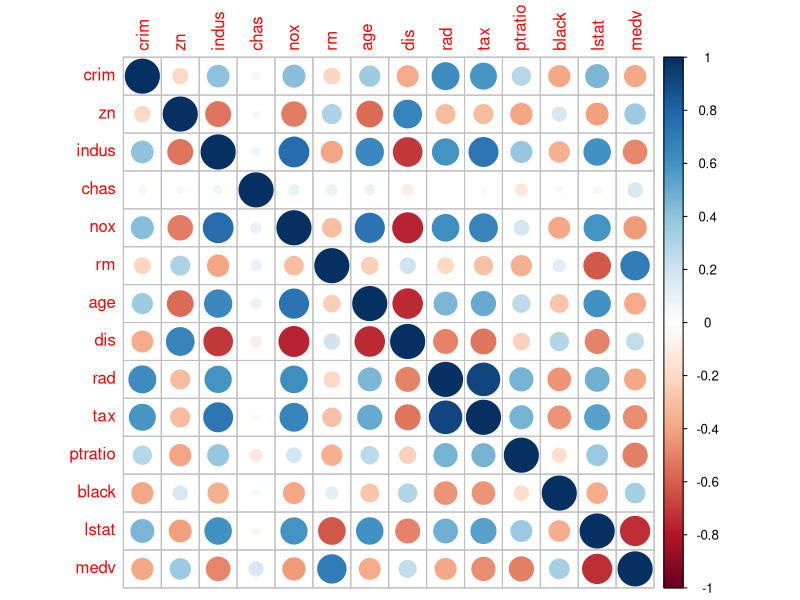
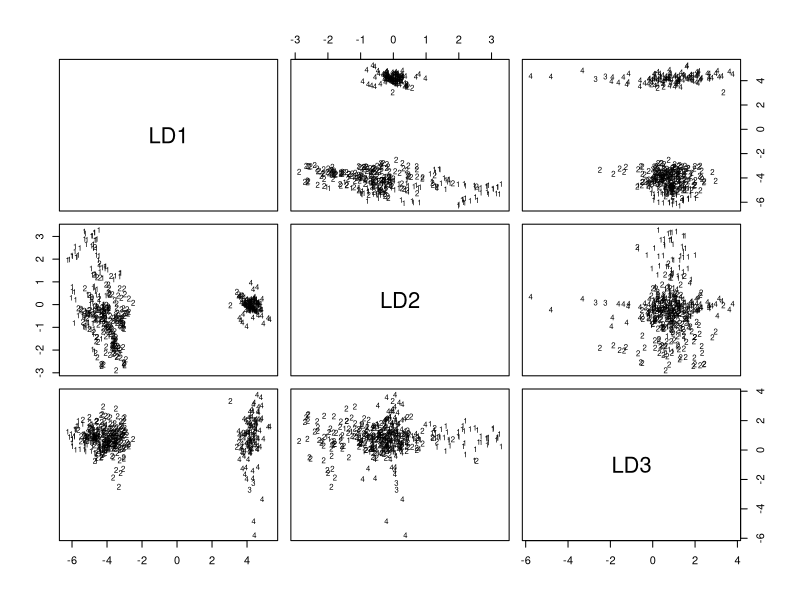
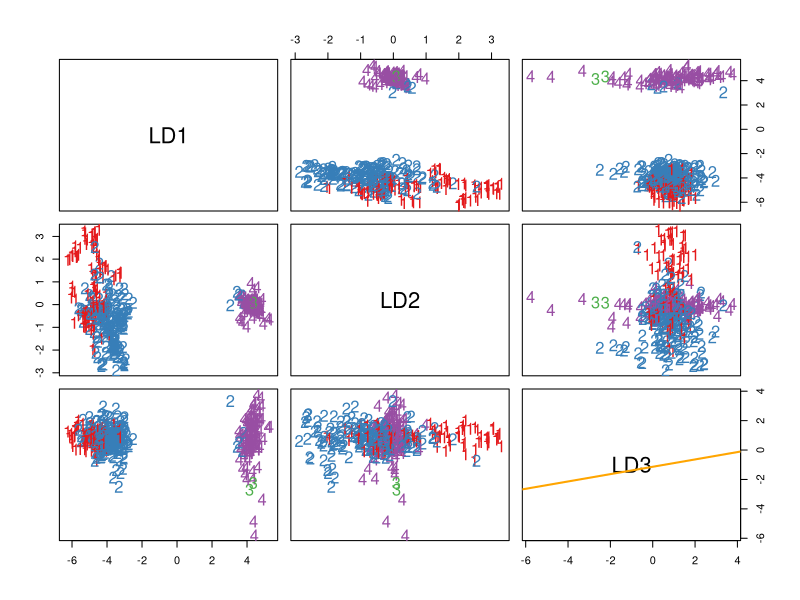

Write the R code that produced these figures, in order.
## ---- chunk 1
a<-installed.packages()
packages<-a[,1] 
is.element("MASS", packages)
## ---- chunk 2
library(MASS)
str(Boston)
d <- dim(Boston)
d
## ---- chunk 3
library(corrplot)
cormat <- cor(Boston);
corrplot(cormat, method = 'circle')
## ---- chunk 4
B_sum <- setNames(data.frame(matrix(ncol = 6, nrow = 0)), 
              c('Min', '1st Qu', 'Median', 'Mean', '3rd Qu', 'Max'))     #set the empty data frame
for(i in 1:d[2]) {                              # For-loop to create the 14 summary rows
  new <- round(summary(Boston[,i]), digits = 2)   # Create new summary row
  B_sum[nrow(B_sum) + 1, ] <- new                         # Append new row
}
row.names(B_sum) <- colnames(Boston)                  # Set row names
B_sum
## ---- chunk 5
B_scaled <- data.frame(scale(Boston))

Bsc_sum <- setNames(data.frame(matrix(ncol = 6, nrow = 0)), 
              c('Min', '1st Qu', 'Median', 'Mean', '3rd Qu', 'Max'))     #set the empty data frame
for(i in 1:d[2]) {                              # For-loop to create the 14 summary rows
  new <- round(summary(B_scaled[,i]), digits = 2)   # Create new summary row
  Bsc_sum[nrow(Bsc_sum) + 1, ] <- new                         # Append new row
}
row.names(Bsc_sum) <- colnames(Boston)                  # Set row names
Bsc_sum
## ---- chunk 6
B_scaled$c_crim[B_scaled$crim <= -0.41] <- 1
B_scaled$c_crim[B_scaled$crim > -0.41 & B_scaled$crim <= 0] <- 2
B_scaled$c_crim[B_scaled$crim > 0 & B_scaled$crim <= 0.01] <- 3
B_scaled$c_crim[B_scaled$crim > 0.01] <- 4
B_scaled$crim <- NULL
## ---- chunk 7
library(dplyr)
B_train <- B_scaled %>% sample_frac(.8)
names <- row.names(B_train)
B_test <- B_scaled[!row.names(B_scaled) %in% names,]
## ---- chunk 8
m1 <- lda(c_crim ~., data = B_train) #LDA witc clustered crime rate as target
summary(m1)
## ---- chunk 9
plot(m1, fac=m1$fac)
## ---- chunk 10
library(RColorBrewer)
col <- brewer.pal(8, 'Set1')
palette(col)

lda.arrows <- function(x, myscale = 1, arrow_heads = 0.2, color = "orange", tex = 2, choices = c(1,2), lwd= 2){
  heads <- coef(x)
  arrows(x0 = 0, y0 = 0, 
         x1 = myscale * heads[,choices[1]], 
         y1 = myscale * heads[,choices[2]], col=color, length = arrow_heads, lwd=2)
  text(myscale * heads[,choices], labels = row.names(heads), 
       cex = tex, col=color, pos=3, lwd=2.5)
}
par(cex.label=2, cex.lab=2, cex =1.5, mar=c(5,6,3,3))
plot(m1, col=as.numeric(B_train$c_crim),  cex =1.5)
lda.arrows(m1)
## ---- chunk 11
B_test_class <- B_train
B_test$c_crim <- NULL

new_class <- predict(m1, B_test)

## ---- chunk 12
Boston_scaled <- scale(Boston)

library(stats)
K4 <- kmeans(Boston_scaled, 4, iter.max = 10, nstart = 1)

